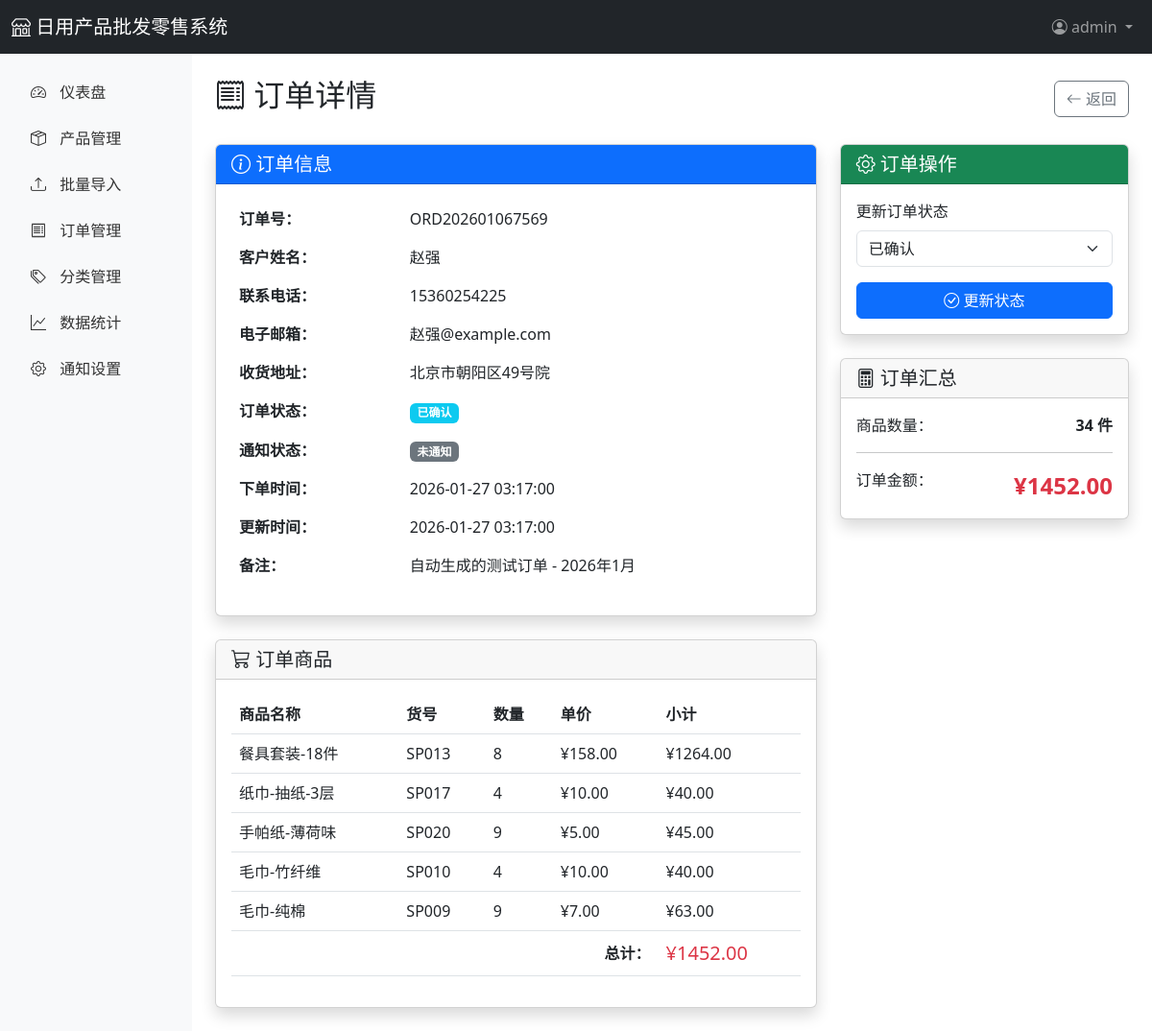
Screenshot of /admin/orders/207 (signed in) with the database file from the repository.
### app/models.py (models this page shows, shortened)
class User(UserMixin, db.Model):
    __tablename__ = 'users'
    id = db.Column(db.Integer, primary_key=True)
    username = db.Column(db.String(80), unique=True, nullable=False)
    email = db.Column(db.String(120), unique=True, nullable=False)
    password_hash = db.Column(db.String(255), nullable=False)
    role = db.Column(db.String(20), default='admin')  # admin, staff
    phone = db.Column(db.String(20))
    is_active = db.Column(db.Boolean, default=True)
    created_at = db.Column(db.DateTime, default=datetime.utcnow)
    updated_at = db.Column(db.DateTime, default=datetime.utcnow, onupdate=datetime.utcnow)
    orders = db.relationship('Order', backref='user', lazy='dynamic')

class Order(db.Model):
    __tablename__ = 'orders'
    id = db.Column(db.Integer, primary_key=True)
    order_no = db.Column(db.String(50), unique=True, nullable=False, index=True)  # 订单号
    customer_name = db.Column(db.String(100), nullable=False)
    customer_phone = db.Column(db.String(20))
    customer_email = db.Column(db.String(120))
    customer_address = db.Column(db.Text)
    total_amount = db.Column(db.Float, default=0)  # 总金额
    total_quantity = db.Column(db.Integer, default=0)  # 总数量
    status = db.Column(db.String(20), default='pending')  # pending, confirmed, shipped, completed, cancelled
    notes = db.Column(db.Text)  # 备注
    notified = db.Column(db.Boolean, default=False)  # 是否已通知
    created_at = db.Column(db.DateTime, default=datetime.utcnow)
    updated_at = db.Column(db.DateTime, default=datetime.utcnow, onupdate=datetime.utcnow)
    user_id = db.Column(db.Integer, db.ForeignKey('users.id'))
    items = db.relationship('OrderItem', backref='order', lazy='dynamic', cascade='all, delete-orphan')

class OrderItem(db.Model):
    __tablename__ = 'order_items'
    id = db.Column(db.Integer, primary_key=True)
    order_id = db.Column(db.Integer, db.ForeignKey('orders.id'), nullable=False)
    product_id = db.Column(db.Integer, db.ForeignKey('products.id'), nullable=False)
    product_name = db.Column(db.String(200))
    product_code = db.Column(db.String(50))
    quantity = db.Column(db.Integer, default=1)
    unit_price = db.Column(db.Float, default=0)
    subtotal = db.Column(db.Float, default=0)

### app/routes/admin.py (the view)
@admin_bp.route('/orders/<int:order_id>')
@login_required
def order_detail(order_id):
    order = Order.query.get_or_404(order_id)
    return render_template('admin/order_detail.html', order=order)

### app/templates/admin/order_detail.html (shortened to what this page needs)
{% extends "admin/base.html" %}
{% block content %}
<div class="d-flex justify-content-between align-items-center mb-4">
    <h2>
        <i class="bi bi-receipt"></i> 订单详情
    </h2>
    <a href="{{ url_for('admin.orders') }}" class="btn btn-outline-secondary">
        <i class="bi bi-arrow-left"></i> 返回
    </a>
</div>
<div class="row">
    <div class="col-lg-8">
        <div class="card shadow mb-4">
            <div class="card-header bg-primary text-white">
                <h5 class="mb-0"><i class="bi bi-info-circle"></i> 订单信息</h5>
            </div>
            <div class="card-body">
                <table class="table table-borderless">
                    <tr>
                        <td width="30%"><strong>订单号：</strong></td>
                        <td>{{ order.order_no }}</td>
                    </tr>
                    <tr>
                        <td><strong>客户姓名：</strong></td>
                        <td>{{ order.customer_name }}</td>
                    </tr>
                    {% if order.customer_phone %}
                    <tr>
                        <td><strong>联系电话：</strong></td>
                        <td>{{ order.customer_phone }}</td>
                    </tr>
                    {% endif %}
                    {% if order.customer_email %}
                    <tr>
                        <td><strong>电子邮箱：</strong></td>
                        <td>{{ order.customer_email }}</td>
                    </tr>
                    {% endif %}
                    {% if order.customer_address %}
                    <tr>
                        <td><strong>收货地址：</strong></td>
                        <td>{{ order.customer_address }}</td>
                    </tr>
                    {% endif %}
                    <tr>
                        <td><strong>订单状态：</strong></td>
                        <td>
                            {% if order.status == 'pending' %}
                                <span class="badge bg-warning">待处理</span>
                            {% elif order.status == 'confirmed' %}
                                <span class="badge bg-info">已确认</span>
                            {% elif order.status == 'shipped' %}
                                <span class="badge bg-primary">已发货</span>
                            {% elif order.status == 'completed' %}
                                <span class="badge bg-success">已完成</span>
                            {% elif order.status == 'cancelled' %}
                                <span class="badge bg-danger">已取消</span>
                            {% endif %}
                        </td>
                    </tr>
                    <tr>
                        <td><strong>通知状态：</strong></td>
                        <td>
                            {% if order.notified %}
                                <span class="badge bg-success">已通知</span>
                            {% else %}
                                <span class="badge bg-secondary">未通知</span>
                            {% endif %}
                        </td>
                    </tr>
                    <tr>
                        <td><strong>下单时间：</strong></td>
                        <td>{{ order.created_at.strftime('%Y-%m-%d %H:%M:%S') }}</td>
                    </tr>
                    <tr>
                        <td><strong>更新时间：</strong></td>
                        <td>{{ order.updated_at.strftime('%Y-%m-%d %H:%M:%S') }}</td>
                    </tr>
                    {% if order.notes %}
                    <tr>
                        <td><strong>备注：</strong></td>
                        <td>{{ order.notes }}</td>
                    </tr>
                    {% endif %}
                </table>
            </div>
        </div>
        <div class="card shadow">
            <div class="card-header">
                <h5 class="mb-0"><i class="bi bi-cart3"></i> 订单商品</h5>
            </div>
            <div class="card-body">
                <table class="table">
                    <thead>
                        <tr>
                            <th>商品名称</th>
                            <th>货号</th>
                            <th>数量</th>
                            <th>单价</th>
                            <th>小计</th>
                        </tr>
                    </thead>
                    <tbody>
                        {% for item in order.items %}
                        <tr>
                            <td>{{ item.product_name }}</td>
                            <td>{{ item.product_code }}</td>
                            <td>{{ item.quantity }}</td>
                            <td>¥{{ "%.2f"|format(item.unit_price) }}</td>
                            <td>¥{{ "%.2f"|format(item.subtotal) }}</td>
                        </tr>
                        {% endfor %}
                    </tbody>
                    <tfoot>
                        <tr>
                            <td colspan="4" class="text-end"><strong>总计：</strong></td>
                            <td class="text-danger fs-5">¥{{ "%.2f"|format(order.total_amount) }}</td>
                        </tr>
                    </tfoot>
                </table>
            </div>
        </div>
    </div>
    <div class="col-lg-4">
        <div class="card shadow">
            <div class="card-header bg-success text-white">
                <h5 class="mb-0"><i class="bi bi-gear"></i> 订单操作</h5>
            </div>
            <div class="card-body">
                <form method="POST" action="{{ url_for('admin.order_update_status', order_id=order.id) }}">
                    <div class="mb-3">
                        <label class="form-label">更新订单状态</label>
                        <select class="form-select" name="status">
                            <option value="confirmed" {% if order.status == 'confirmed' %}selected{% endif %}>已确认</option>
                        </select>
                    </div>
                    <button type="submit" class="btn btn-primary w-100">
                        <i class="bi bi-check-circle"></i> 更新状态
                    </button>
                </form>
            </div>
        </div>
        <div class="card shadow mt-4">
            <div class="card-header">
                <h5 class="mb-0"><i class="bi bi-calculator"></i> 订单汇总</h5>
            </div>
            <div class="card-body">
                <div class="d-flex justify-content-between mb-2">
                    <span>商品数量：</span>
                    <strong>{{ order.total_quantity }} 件</strong>
                </div>
                <hr>
                <div class="d-flex justify-content-between">
                    <span>订单金额：</span>
                    <strong class="text-danger fs-4">¥{{ "%.2f"|format(order.total_amount) }}</strong>
                </div>
            </div>
        </div>
    </div>
</div>
{% endblock %}

### app/templates/admin/base.html (shortened to what this page needs)
<!DOCTYPE html>
<html lang="zh-CN">
<head>
    <link href="https://cdn.jsdelivr.net/npm/bootstrap@5.3.0/dist/css/bootstrap.min.css" rel="stylesheet">
    <link href="https://cdn.jsdelivr.net/npm/bootstrap-icons@1.11.0/font/bootstrap-icons.css" rel="stylesheet">
</head>
<body>
    <nav class="navbar navbar-expand-lg navbar-dark bg-dark">
        <div class="container-fluid">
            <a class="navbar-brand" href="{{ url_for('main.index') }}">
                <i class="bi bi-shop"></i> 日用产品批发零售系统
            </a>
            <div class="navbar-nav ms-auto">
                <div class="nav-item dropdown">
                    <a class="nav-link dropdown-toggle" href="#" role="button" data-bs-toggle="dropdown">
                        <i class="bi bi-person-circle"></i> {{ current_user.username }}
                    </a>
                </div>
            </div>
        </div>
    </nav>
    <div class="container-fluid">
        <div class="row">
            <nav class="col-md-2 d-none d-md-block sidebar py-3">
                <ul class="nav flex-column">
                    <li class="nav-item">
                        <a class="nav-link {% if request.endpoint == 'admin.dashboard' %}active{% endif %}" href="{{ url_for('admin.dashboard') }}">
                            <i class="bi bi-speedometer2"></i> 仪表盘
                        </a>
                    </li>
                    <li class="nav-item">
                        <a class="nav-link {% if 'admin.product' in request.endpoint %}active{% endif %}" href="{{ url_for('admin.products') }}">
                            <i class="bi bi-box-seam"></i> 产品管理
                        </a>
                    </li>
                    <li class="nav-item">
                        <a class="nav-link {% if request.endpoint == 'admin.products_import' %}active{% endif %}" href="{{ url_for('admin.products_import') }}">
                            <i class="bi bi-upload"></i> 批量导入
                        </a>
                    </li>
                    <li class="nav-item">
                        <a class="nav-link {% if request.endpoint == 'admin.orders' %}active{% endif %}" href="{{ url_for('admin.orders') }}">
                            <i class="bi bi-receipt"></i> 订单管理
                        </a>
                    </li>
                    <li class="nav-item">
                        <a class="nav-link {% if request.endpoint == 'admin.categories' %}active{% endif %}" href="{{ url_for('admin.categories') }}">
                            <i class="bi bi-tags"></i> 分类管理
                        </a>
                    </li>
                    <li class="nav-item">
                        <a class="nav-link {% if request.endpoint == 'admin.statistics' %}active{% endif %}" href="{{ url_for('admin.statistics') }}">
                            <i class="bi bi-graph-up"></i> 数据统计
                        </a>
                    </li>
                    <li class="nav-item">
                        <a class="nav-link {% if 'system' in request.endpoint %}active{% endif %}" href="{{ url_for('system.settings') }}">
                            <i class="bi bi-gear"></i> 通知设置
                        </a>
                    </li>
                </ul>
            </nav>
            <main class="col-md-10 ms-sm-auto col-lg-10 px-md-4 py-4">
                {% block content %}{% endblock %}
            </main>
        </div>
    </div>
</body>
</html>

### app/templates/admin/base.html (style rules this page uses)
.sidebar { min-height: calc(100vh - 56px); background-color: #f8f9fa; }
.sidebar .nav-link { color: #333; padding: 12px 20px; }
.sidebar .nav-link i { margin-right: 10px; }

### rows the page displays
User: username "admin"
Order: order_no "ORD202601067569", customer_name "赵强", customer_phone "15360254225", customer_email "赵强@example.com", customer_address "北京市朝阳区49号院", created_at "2026-01-27 03:17:00", updated_at "2026-01-27 03:17:00", notes "自动生成的测试订单 - 2026年1月", total_amount "1452.00", status "已确认", total_quantity "34"
OrderItem: product_name "餐具套装-18件", product_code "SP013", quantity "8", unit_price "158.00", subtotal "1264.00"
OrderItem: product_name "纸巾-抽纸-3层", product_code "SP017", quantity "4", unit_price "10.00", subtotal "40.00"
OrderItem: product_name "手帕纸-薄荷味", product_code "SP020", quantity "9", unit_price "5.00", subtotal "45.00"
OrderItem: product_name "毛巾-竹纤维", product_code "SP010", quantity "4", unit_price "10.00", subtotal "40.00"
OrderItem: product_name "毛巾-纯棉", product_code "SP009", quantity "9", unit_price "7.00", subtotal "63.00"
